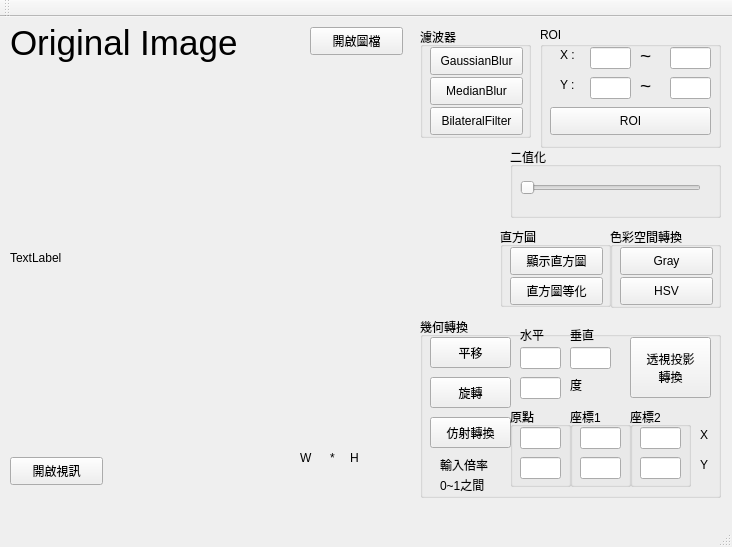
<?xml version="1.0" encoding="UTF-8"?>
<ui version="4.0">
 <class>QtWidgetsApplication1Class</class>
 <widget class="QMainWindow" name="QtWidgetsApplication1Class">
  <property name="geometry">
   <rect>
    <x>0</x>
    <y>0</y>
    <width>732</width>
    <height>547</height>
   </rect>
  </property>
  <property name="windowTitle">
   <string>QtWidgetsApplication1</string>
  </property>
  <widget class="QWidget" name="centralWidget">
   <widget class="QPushButton" name="openFileBtn">
    <property name="geometry">
     <rect>
      <x>310</x>
      <y>10</y>
      <width>93</width>
      <height>28</height>
     </rect>
    </property>
    <property name="text">
     <string>開啟圖檔</string>
    </property>
   </widget>
   <widget class="QLabel" name="label_Image">
    <property name="geometry">
     <rect>
      <x>10</x>
      <y>50</y>
      <width>381</width>
      <height>381</height>
     </rect>
    </property>
    <property name="text">
     <string>TextLabel</string>
    </property>
   </widget>
   <widget class="QGroupBox" name="groupBox_ROI">
    <property name="geometry">
     <rect>
      <x>540</x>
      <y>10</y>
      <width>181</width>
      <height>121</height>
     </rect>
    </property>
    <property name="title">
     <string>ROI</string>
    </property>
    <widget class="QLineEdit" name="lineEdit_X1">
     <property name="geometry">
      <rect>
       <x>50</x>
       <y>20</y>
       <width>41</width>
       <height>22</height>
      </rect>
     </property>
    </widget>
    <widget class="QLineEdit" name="lineEdit_X2">
     <property name="geometry">
      <rect>
       <x>130</x>
       <y>20</y>
       <width>41</width>
       <height>22</height>
      </rect>
     </property>
    </widget>
    <widget class="QLineEdit" name="lineEdit_Y1">
     <property name="geometry">
      <rect>
       <x>50</x>
       <y>50</y>
       <width>41</width>
       <height>22</height>
      </rect>
     </property>
    </widget>
    <widget class="QLineEdit" name="lineEdit_Y2">
     <property name="geometry">
      <rect>
       <x>130</x>
       <y>50</y>
       <width>41</width>
       <height>22</height>
      </rect>
     </property>
    </widget>
    <widget class="QLabel" name="label_X">
     <property name="geometry">
      <rect>
       <x>20</x>
       <y>20</y>
       <width>21</width>
       <height>16</height>
      </rect>
     </property>
     <property name="text">
      <string>X :</string>
     </property>
    </widget>
    <widget class="QLabel" name="label_Y">
     <property name="geometry">
      <rect>
       <x>20</x>
       <y>50</y>
       <width>21</width>
       <height>16</height>
      </rect>
     </property>
     <property name="text">
      <string>Y :</string>
     </property>
    </widget>
    <widget class="QLabel" name="label_Xtilde">
     <property name="geometry">
      <rect>
       <x>100</x>
       <y>20</y>
       <width>21</width>
       <height>16</height>
      </rect>
     </property>
     <property name="font">
      <font>
       <family>Arial</family>
       <pointsize>14</pointsize>
      </font>
     </property>
     <property name="text">
      <string>~</string>
     </property>
    </widget>
    <widget class="QLabel" name="label_Ytilde">
     <property name="geometry">
      <rect>
       <x>100</x>
       <y>50</y>
       <width>21</width>
       <height>16</height>
      </rect>
     </property>
     <property name="font">
      <font>
       <family>Arial</family>
       <pointsize>14</pointsize>
      </font>
     </property>
     <property name="text">
      <string>~</string>
     </property>
    </widget>
    <widget class="QPushButton" name="roiBtn">
     <property name="geometry">
      <rect>
       <x>10</x>
       <y>80</y>
       <width>161</width>
       <height>28</height>
      </rect>
     </property>
     <property name="text">
      <string>ROI</string>
     </property>
    </widget>
   </widget>
   <widget class="QGroupBox" name="groupBox">
    <property name="geometry">
     <rect>
      <x>510</x>
      <y>130</y>
      <width>211</width>
      <height>71</height>
     </rect>
    </property>
    <property name="title">
     <string>二值化</string>
    </property>
    <widget class="QSlider" name="thresholdSlider">
     <property name="geometry">
      <rect>
       <x>10</x>
       <y>30</y>
       <width>181</width>
       <height>22</height>
      </rect>
     </property>
     <property name="maximum">
      <number>255</number>
     </property>
     <property name="singleStep">
      <number>1</number>
     </property>
     <property name="pageStep">
      <number>10</number>
     </property>
     <property name="value">
      <number>0</number>
     </property>
     <property name="sliderPosition">
      <number>0</number>
     </property>
     <property name="orientation">
      <enum>Qt::Horizontal</enum>
     </property>
    </widget>
   </widget>
   <widget class="QLabel" name="label">
    <property name="geometry">
     <rect>
      <x>10</x>
      <y>0</y>
      <width>281</width>
      <height>51</height>
     </rect>
    </property>
    <property name="font">
     <font>
      <family>Arial</family>
      <pointsize>26</pointsize>
     </font>
    </property>
    <property name="text">
     <string>Original Image</string>
    </property>
   </widget>
   <widget class="QGroupBox" name="groupBox_2">
    <property name="geometry">
     <rect>
      <x>500</x>
      <y>210</y>
      <width>111</width>
      <height>80</height>
     </rect>
    </property>
    <property name="title">
     <string>直方圖</string>
    </property>
    <widget class="QPushButton" name="histogramBtn">
     <property name="geometry">
      <rect>
       <x>10</x>
       <y>20</y>
       <width>93</width>
       <height>28</height>
      </rect>
     </property>
     <property name="text">
      <string>顯示直方圖</string>
     </property>
    </widget>
    <widget class="QPushButton" name="equalHistBtn">
     <property name="geometry">
      <rect>
       <x>10</x>
       <y>50</y>
       <width>93</width>
       <height>28</height>
      </rect>
     </property>
     <property name="text">
      <string>直方圖等化</string>
     </property>
    </widget>
   </widget>
   <widget class="QGroupBox" name="groupBox_3">
    <property name="geometry">
     <rect>
      <x>610</x>
      <y>210</y>
      <width>111</width>
      <height>81</height>
     </rect>
    </property>
    <property name="title">
     <string>色彩空間轉換</string>
    </property>
    <widget class="QPushButton" name="grayButton">
     <property name="geometry">
      <rect>
       <x>10</x>
       <y>20</y>
       <width>93</width>
       <height>28</height>
      </rect>
     </property>
     <property name="text">
      <string>Gray</string>
     </property>
    </widget>
    <widget class="QPushButton" name="hsvButton">
     <property name="geometry">
      <rect>
       <x>10</x>
       <y>50</y>
       <width>93</width>
       <height>28</height>
      </rect>
     </property>
     <property name="text">
      <string>HSV</string>
     </property>
    </widget>
   </widget>
   <widget class="QGroupBox" name="groupBox_4">
    <property name="geometry">
     <rect>
      <x>420</x>
      <y>10</y>
      <width>111</width>
      <height>111</height>
     </rect>
    </property>
    <property name="title">
     <string>濾波器</string>
    </property>
    <widget class="QPushButton" name="gaussianBlur_Btn">
     <property name="geometry">
      <rect>
       <x>10</x>
       <y>20</y>
       <width>93</width>
       <height>28</height>
      </rect>
     </property>
     <property name="text">
      <string>GaussianBlur</string>
     </property>
    </widget>
    <widget class="QPushButton" name="medianBlur_Btn">
     <property name="geometry">
      <rect>
       <x>10</x>
       <y>50</y>
       <width>93</width>
       <height>28</height>
      </rect>
     </property>
     <property name="text">
      <string>MedianBlur</string>
     </property>
    </widget>
    <widget class="QPushButton" name="bilateralFilter_Btn">
     <property name="geometry">
      <rect>
       <x>10</x>
       <y>80</y>
       <width>93</width>
       <height>28</height>
      </rect>
     </property>
     <property name="text">
      <string>BilateralFilter</string>
     </property>
    </widget>
   </widget>
   <widget class="QGroupBox" name="groupBox_5">
    <property name="geometry">
     <rect>
      <x>420</x>
      <y>300</y>
      <width>301</width>
      <height>181</height>
     </rect>
    </property>
    <property name="title">
     <string>幾何轉換</string>
    </property>
    <widget class="QPushButton" name="warpAffine_Btn">
     <property name="geometry">
      <rect>
       <x>10</x>
       <y>20</y>
       <width>81</width>
       <height>31</height>
      </rect>
     </property>
     <property name="text">
      <string>平移</string>
     </property>
    </widget>
    <widget class="QLineEdit" name="warpAffine_X_text">
     <property name="geometry">
      <rect>
       <x>100</x>
       <y>30</y>
       <width>41</width>
       <height>22</height>
      </rect>
     </property>
    </widget>
    <widget class="QLineEdit" name="warpAffine_Y_text">
     <property name="geometry">
      <rect>
       <x>150</x>
       <y>30</y>
       <width>41</width>
       <height>22</height>
      </rect>
     </property>
    </widget>
    <widget class="QLabel" name="label_X_3">
     <property name="geometry">
      <rect>
       <x>100</x>
       <y>10</y>
       <width>31</width>
       <height>16</height>
      </rect>
     </property>
     <property name="text">
      <string>水平</string>
     </property>
    </widget>
    <widget class="QPushButton" name="rotate_Btn">
     <property name="geometry">
      <rect>
       <x>10</x>
       <y>60</y>
       <width>81</width>
       <height>31</height>
      </rect>
     </property>
     <property name="text">
      <string>旋轉</string>
     </property>
    </widget>
    <widget class="QLineEdit" name="rotate_text">
     <property name="geometry">
      <rect>
       <x>100</x>
       <y>60</y>
       <width>41</width>
       <height>22</height>
      </rect>
     </property>
    </widget>
    <widget class="QLabel" name="rotate_label">
     <property name="geometry">
      <rect>
       <x>150</x>
       <y>60</y>
       <width>21</width>
       <height>16</height>
      </rect>
     </property>
     <property name="text">
      <string>度</string>
     </property>
    </widget>
    <widget class="QPushButton" name="affineTransform_Btn">
     <property name="geometry">
      <rect>
       <x>10</x>
       <y>100</y>
       <width>81</width>
       <height>31</height>
      </rect>
     </property>
     <property name="text">
      <string>仿射轉換</string>
     </property>
    </widget>
    <widget class="QLabel" name="affineTransform_label_X">
     <property name="geometry">
      <rect>
       <x>280</x>
       <y>110</y>
       <width>21</width>
       <height>16</height>
      </rect>
     </property>
     <property name="text">
      <string>X </string>
     </property>
    </widget>
    <widget class="QLabel" name="affineTransform_label_Y">
     <property name="geometry">
      <rect>
       <x>280</x>
       <y>140</y>
       <width>21</width>
       <height>16</height>
      </rect>
     </property>
     <property name="text">
      <string>Y</string>
     </property>
    </widget>
    <widget class="QLabel" name="affineTransform_label4">
     <property name="geometry">
      <rect>
       <x>20</x>
       <y>140</y>
       <width>61</width>
       <height>16</height>
      </rect>
     </property>
     <property name="text">
      <string>輸入倍率</string>
     </property>
    </widget>
    <widget class="QGroupBox" name="groupBox_6">
     <property name="geometry">
      <rect>
       <x>90</x>
       <y>90</y>
       <width>61</width>
       <height>80</height>
      </rect>
     </property>
     <property name="title">
      <string>原點</string>
     </property>
     <widget class="QLineEdit" name="affineTransform_text_1">
      <property name="geometry">
       <rect>
        <x>10</x>
        <y>20</y>
        <width>41</width>
        <height>22</height>
       </rect>
      </property>
     </widget>
     <widget class="QLineEdit" name="affineTransform_text_2">
      <property name="geometry">
       <rect>
        <x>10</x>
        <y>50</y>
        <width>41</width>
        <height>22</height>
       </rect>
      </property>
     </widget>
    </widget>
    <widget class="QGroupBox" name="groupBox_7">
     <property name="geometry">
      <rect>
       <x>150</x>
       <y>90</y>
       <width>61</width>
       <height>80</height>
      </rect>
     </property>
     <property name="title">
      <string>座標1</string>
     </property>
     <widget class="QLineEdit" name="affineTransform_text_3">
      <property name="geometry">
       <rect>
        <x>10</x>
        <y>20</y>
        <width>41</width>
        <height>22</height>
       </rect>
      </property>
     </widget>
     <widget class="QLineEdit" name="affineTransform_text_4">
      <property name="geometry">
       <rect>
        <x>10</x>
        <y>50</y>
        <width>41</width>
        <height>22</height>
       </rect>
      </property>
     </widget>
    </widget>
    <widget class="QGroupBox" name="groupBox_8">
     <property name="geometry">
      <rect>
       <x>210</x>
       <y>90</y>
       <width>61</width>
       <height>80</height>
      </rect>
     </property>
     <property name="title">
      <string>座標2</string>
     </property>
     <widget class="QLineEdit" name="affineTransform_text_5">
      <property name="geometry">
       <rect>
        <x>10</x>
        <y>20</y>
        <width>41</width>
        <height>22</height>
       </rect>
      </property>
     </widget>
     <widget class="QLineEdit" name="affineTransform_text_6">
      <property name="geometry">
       <rect>
        <x>10</x>
        <y>50</y>
        <width>41</width>
        <height>22</height>
       </rect>
      </property>
     </widget>
    </widget>
    <widget class="QLabel" name="affineTransform_label5">
     <property name="geometry">
      <rect>
       <x>20</x>
       <y>160</y>
       <width>61</width>
       <height>16</height>
      </rect>
     </property>
     <property name="text">
      <string>0~1之間</string>
     </property>
    </widget>
    <widget class="QPushButton" name="perspectiveTransform_Btn">
     <property name="geometry">
      <rect>
       <x>210</x>
       <y>20</y>
       <width>81</width>
       <height>61</height>
      </rect>
     </property>
     <property name="text">
      <string>透視投影
轉換</string>
     </property>
    </widget>
    <widget class="QLabel" name="label_X_2">
     <property name="geometry">
      <rect>
       <x>150</x>
       <y>10</y>
       <width>31</width>
       <height>16</height>
      </rect>
     </property>
     <property name="text">
      <string>垂直</string>
     </property>
    </widget>
   </widget>
   <widget class="QLabel" name="image_size_label_width">
    <property name="geometry">
     <rect>
      <x>300</x>
      <y>430</y>
      <width>31</width>
      <height>21</height>
     </rect>
    </property>
    <property name="text">
     <string>W</string>
    </property>
   </widget>
   <widget class="QLabel" name="image_size_label_2">
    <property name="geometry">
     <rect>
      <x>330</x>
      <y>430</y>
      <width>16</width>
      <height>21</height>
     </rect>
    </property>
    <property name="text">
     <string>*</string>
    </property>
   </widget>
   <widget class="QLabel" name="image_size_label_height">
    <property name="geometry">
     <rect>
      <x>350</x>
      <y>430</y>
      <width>41</width>
      <height>21</height>
     </rect>
    </property>
    <property name="text">
     <string>H</string>
    </property>
   </widget>
   <widget class="QPushButton" name="openCapBtn">
    <property name="geometry">
     <rect>
      <x>10</x>
      <y>440</y>
      <width>93</width>
      <height>28</height>
     </rect>
    </property>
    <property name="text">
     <string>開啟視訊</string>
    </property>
   </widget>
  </widget>
  <widget class="QMenuBar" name="menuBar">
   <property name="geometry">
    <rect>
     <x>0</x>
     <y>0</y>
     <width>732</width>
     <height>25</height>
    </rect>
   </property>
  </widget>
  <widget class="QToolBar" name="mainToolBar">
   <attribute name="toolBarArea">
    <enum>TopToolBarArea</enum>
   </attribute>
   <attribute name="toolBarBreak">
    <bool>false</bool>
   </attribute>
  </widget>
  <widget class="QStatusBar" name="statusBar"/>
 </widget>
 <layoutdefault spacing="6" margin="11"/>
 <resources>
  <include location="qtwidgetsapplication1.qrc"/>
 </resources>
 <connections>
  <connection>
   <sender>openFileBtn</sender>
   <signal>clicked()</signal>
   <receiver>QtWidgetsApplication1Class</receiver>
   <slot>openFile()</slot>
   <hints>
    <hint type="sourcelabel">
     <x>786</x>
     <y>72</y>
    </hint>
    <hint type="destinationlabel">
     <x>426</x>
     <y>313</y>
    </hint>
   </hints>
  </connection>
  <connection>
   <sender>roiBtn</sender>
   <signal>clicked()</signal>
   <receiver>QtWidgetsApplication1Class</receiver>
   <slot>ROI()</slot>
   <hints>
    <hint type="sourcelabel">
     <x>540</x>
     <y>572</y>
    </hint>
    <hint type="destinationlabel">
     <x>426</x>
     <y>313</y>
    </hint>
   </hints>
  </connection>
  <connection>
   <sender>histogramBtn</sender>
   <signal>clicked()</signal>
   <receiver>QtWidgetsApplication1Class</receiver>
   <slot>histogram()</slot>
   <hints>
    <hint type="sourcelabel">
     <x>796</x>
     <y>62</y>
    </hint>
    <hint type="destinationlabel">
     <x>426</x>
     <y>313</y>
    </hint>
   </hints>
  </connection>
  <connection>
   <sender>thresholdSlider</sender>
   <signal>valueChanged(int)</signal>
   <receiver>QtWidgetsApplication1Class</receiver>
   <slot>Qthreshold()</slot>
   <hints>
    <hint type="sourcelabel">
     <x>529</x>
     <y>549</y>
    </hint>
    <hint type="destinationlabel">
     <x>426</x>
     <y>313</y>
    </hint>
   </hints>
  </connection>
  <connection>
   <sender>equalHistBtn</sender>
   <signal>clicked()</signal>
   <receiver>QtWidgetsApplication1Class</receiver>
   <slot>QequalizeHist()</slot>
   <hints>
    <hint type="sourcelabel">
     <x>566</x>
     <y>502</y>
    </hint>
    <hint type="destinationlabel">
     <x>426</x>
     <y>313</y>
    </hint>
   </hints>
  </connection>
  <connection>
   <sender>grayButton</sender>
   <signal>clicked()</signal>
   <receiver>QtWidgetsApplication1Class</receiver>
   <slot>change2Gray()</slot>
   <hints>
    <hint type="sourcelabel">
     <x>576</x>
     <y>462</y>
    </hint>
    <hint type="destinationlabel">
     <x>426</x>
     <y>313</y>
    </hint>
   </hints>
  </connection>
  <connection>
   <sender>hsvButton</sender>
   <signal>clicked()</signal>
   <receiver>QtWidgetsApplication1Class</receiver>
   <slot>change2HSV()</slot>
   <hints>
    <hint type="sourcelabel">
     <x>576</x>
     <y>492</y>
    </hint>
    <hint type="destinationlabel">
     <x>426</x>
     <y>313</y>
    </hint>
   </hints>
  </connection>
  <connection>
   <sender>gaussianBlur_Btn</sender>
   <signal>clicked()</signal>
   <receiver>QtWidgetsApplication1Class</receiver>
   <slot>QgaussianBlur()</slot>
   <hints>
    <hint type="sourcelabel">
     <x>786</x>
     <y>413</y>
    </hint>
    <hint type="destinationlabel">
     <x>426</x>
     <y>313</y>
    </hint>
   </hints>
  </connection>
  <connection>
   <sender>medianBlur_Btn</sender>
   <signal>clicked()</signal>
   <receiver>QtWidgetsApplication1Class</receiver>
   <slot>QmedianBlur()</slot>
   <hints>
    <hint type="sourcelabel">
     <x>786</x>
     <y>443</y>
    </hint>
    <hint type="destinationlabel">
     <x>426</x>
     <y>313</y>
    </hint>
   </hints>
  </connection>
  <connection>
   <sender>bilateralFilter_Btn</sender>
   <signal>clicked()</signal>
   <receiver>QtWidgetsApplication1Class</receiver>
   <slot>QbilateralFilter()</slot>
   <hints>
    <hint type="sourcelabel">
     <x>786</x>
     <y>473</y>
    </hint>
    <hint type="destinationlabel">
     <x>426</x>
     <y>313</y>
    </hint>
   </hints>
  </connection>
  <connection>
   <sender>warpAffine_Btn</sender>
   <signal>clicked()</signal>
   <receiver>QtWidgetsApplication1Class</receiver>
   <slot>QwarpAffine()</slot>
   <hints>
    <hint type="sourcelabel">
     <x>460</x>
     <y>410</y>
    </hint>
    <hint type="destinationlabel">
     <x>424</x>
     <y>260</y>
    </hint>
   </hints>
  </connection>
  <connection>
   <sender>rotate_Btn</sender>
   <signal>clicked()</signal>
   <receiver>QtWidgetsApplication1Class</receiver>
   <slot>Qrotate()</slot>
   <hints>
    <hint type="sourcelabel">
     <x>400</x>
     <y>400</y>
    </hint>
    <hint type="destinationlabel">
     <x>424</x>
     <y>260</y>
    </hint>
   </hints>
  </connection>
  <connection>
   <sender>affineTransform_Btn</sender>
   <signal>clicked()</signal>
   <receiver>QtWidgetsApplication1Class</receiver>
   <slot>QaffineTransform()</slot>
   <hints>
    <hint type="sourcelabel">
     <x>450</x>
     <y>395</y>
    </hint>
    <hint type="destinationlabel">
     <x>424</x>
     <y>260</y>
    </hint>
   </hints>
  </connection>
  <connection>
   <sender>perspectiveTransform_Btn</sender>
   <signal>clicked()</signal>
   <receiver>QtWidgetsApplication1Class</receiver>
   <slot>QperspectiveTransform()</slot>
   <hints>
    <hint type="sourcelabel">
     <x>780</x>
     <y>300</y>
    </hint>
    <hint type="destinationlabel">
     <x>424</x>
     <y>340</y>
    </hint>
   </hints>
  </connection>
  <connection>
   <sender>openCapBtn</sender>
   <signal>clicked()</signal>
   <receiver>QtWidgetsApplication1Class</receiver>
   <slot>openCap()</slot>
   <hints>
    <hint type="sourcelabel">
     <x>156</x>
     <y>502</y>
    </hint>
    <hint type="destinationlabel">
     <x>365</x>
     <y>273</y>
    </hint>
   </hints>
  </connection>
 </connections>
 <slots>
  <slot>openFile()</slot>
  <slot>ROI()</slot>
  <slot>histogram()</slot>
  <slot>Qthreshold()</slot>
  <slot>QequalizeHist()</slot>
  <slot>change2Gray()</slot>
  <slot>change2HSV()</slot>
  <slot>QgaussianBlur()</slot>
  <slot>QmedianBlur()</slot>
  <slot>QbilateralFilter()</slot>
  <slot>QwarpAffine()</slot>
  <slot>Qrotate()</slot>
  <slot>QaffineTransform()</slot>
  <slot>QperspectiveTransform()</slot>
  <slot>openCap()</slot>
 </slots>
</ui>
